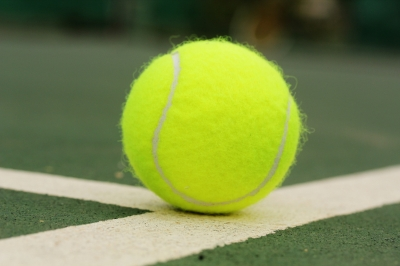
//> input picture object_detection/single_tennis_ball/tennis-ball.jpg, 400 x 266 px
$ ./findObject tennis-ball.jpg   (built with g++ and OpenCV 4)
//> lines starting //> are read from the running program, lines starting //| are printed output that depends on the picture; after the words box and inside, x2 and y2 are one past the last pixel; in counts of white or black regions, pixels touching at a corner belong together
#include <opencv2/core/core.hpp>
#include <opencv2/imgproc/imgproc.hpp>
#include <opencv2/highgui/highgui.hpp>
#include <math.h>
#include <stdio.h>

using namespace std;
using namespace cv;

double magnitude(vector<double> v) {
  double sum = 0.0;
  for (int i = 0; i < v.size(); i++)
    sum += v[i] * v[i];
  return sqrt(sum);
}

bool within(Vec3b color1, Vec3b color2, int tolerance) {
  vector<double> difference(3, 0);
  difference[0] = (double)color1[0] - (double)color2[0];
  difference[1] = (double)color1[1] - (double)color2[1];
  difference[2] = (double)color1[2] - (double)color2[2];
  return magnitude(difference) < tolerance;
}

int main(int argc, char *argv[]) {
  /* open an image */
  string name = argv[1];
  Mat old_image = imread(name);
//> old_image is the input picture: 266 rows x 400 cols, CV_8UC3; mean B, G, R 74.5, 137.1, 122.5
  Mat image = old_image.clone();
  Mat ximage = image.clone(), yimage = image.clone();
  for (int y = 0; y < image.rows; y++) {
    for (int x = 0; x < image.cols; x++) {
      ximage.at<Vec3b>(y, x) = Vec3b(255, 255, 255);
      yimage.at<Vec3b>(y, x) = Vec3b(255, 255, 255);
    }
  }
//> ximage: 266 rows x 400 cols, CV_8UC3; every value is 255

  /* mask the image for the object */
  Vec3b target(29, 228, 200);
  int tolerance = 80;
  for (int y = 0; y < image.rows; y++) {
    for (int x = 0; x < image.cols; x++) {
      Vec3b pixel = old_image.at<Vec3b>(y, x);
      Vec3b white(255, 255, 255);
      if (!within(pixel, target, tolerance))
        image.at<Vec3b>(y, x) = white;
    }
  }
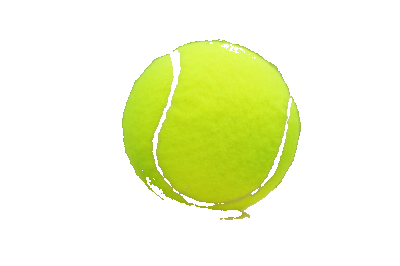
//> image: 266 rows x 400 cols, CV_8UC3; mean B, G, R 209, 247.1, 241

  /* locate the center of the ball */
  /* create a histogram for both axes */
  vector<int> histogram_x(image.cols, 0);
  vector<int> histogram_y(image.rows, 0);
  for (int y = 0; y < image.rows; y++) {
    for (int x = 0; x < image.cols; x++) {
      Vec3b pixel = image.at<Vec3b>(y, x);
      if (!(pixel[2] == 255 && pixel[1] == 255 && pixel[0] == 255)) {
        histogram_x[x] += 1;
        histogram_y[y] += 1;
      }
    }
  }
//> after the loop, histogram_x = 400 values, max 171 at index 220, min 0 at index 0, mean 56.56; histogram_y = 266 values, max 175 at index 123, min 0 at index 0, mean 85.06

  /* find the midpoint by doing
   * sum(f(x) * x) / sum(f(x))  for each axis
   */
  unsigned long midx = 0, midy = 0;
  unsigned long countx = 0, county = 0;
  for (int i = 0; i < image.cols; i++) {
    midx += histogram_x[i] * i;
    countx += histogram_x[i];
    for (int n = 0; n < histogram_x[i]; n++)
      ximage.at<Vec3b>(image.rows - n - 1, i) = Vec3b(0, 0, 255);
  }
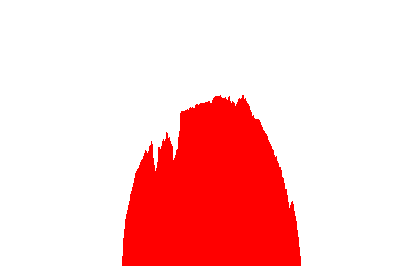
//> ximage: 266 rows x 400 cols, CV_8UC3; mean B, G, R 200.8, 200.8, 255
//> after the loop, midx = 4788502; countx = 22625
  for (int i = 0; i < image.rows; i++) {
    midy += histogram_y[i] * i;
    county += histogram_y[i];
    for (int n = 0; n < histogram_y[i]; n++)
      yimage.at<Vec3b>(i, n) = Vec3b(255, 0, 0);
  }
//> this loop made 266 passes
//> (midy, county) on passes 1 to 3: (0, 0), (0, 0), (0, 0)
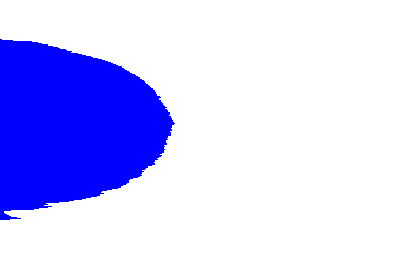
//> yimage: 266 rows x 400 cols, CV_8UC3; mean B, G, R 255, 200.8, 200.8
//> after the loop, midy = 2848457; county = 22625
  midx /= countx;
//> midx = 211
  midy /= county;
//> midy = 125

  /* output results */
  printf("midx: %d, midy: %d\n", (int)midx, (int)midy);
//| midx: 211, midy: 125
  image.at<Vec3b>((int)midy-1, (int)midx-1) = Vec3b(0, 0, 255);
//> image: 266 rows x 400 cols, CV_8UC3; 1 pixels changed, all inside (x1, y1, x2, y2) = (210, 124, 211, 125)
  image.at<Vec3b>((int)midy-1, (int)midx+0) = Vec3b(0, 0, 255);
//> image: 266 rows x 400 cols, CV_8UC3; mean B, G, R 209, 247.1, 241
  image.at<Vec3b>((int)midy-1, (int)midx+1) = Vec3b(0, 0, 255);
//> image: 266 rows x 400 cols, CV_8UC3; mean B, G, R 209, 247.1, 241
  image.at<Vec3b>((int)midy+0, (int)midx-1) = Vec3b(0, 0, 255);
//> image: 266 rows x 400 cols, CV_8UC3; mean B, G, R 209, 247.1, 241
  image.at<Vec3b>((int)midy+0, (int)midx+0) = Vec3b(0, 0, 255);
//> image: 266 rows x 400 cols, CV_8UC3; mean B, G, R 209, 247.1, 241
  image.at<Vec3b>((int)midy+0, (int)midx+1) = Vec3b(0, 0, 255);
//> image: 266 rows x 400 cols, CV_8UC3; mean B, G, R 209, 247.1, 241
  image.at<Vec3b>((int)midy+1, (int)midx-1) = Vec3b(0, 0, 255);
//> image: 266 rows x 400 cols, CV_8UC3; mean B, G, R 209, 247.1, 241
  image.at<Vec3b>((int)midy+1, (int)midx+0) = Vec3b(0, 0, 255);
//> image: 266 rows x 400 cols, CV_8UC3; mean B, G, R 209, 247.1, 241
  image.at<Vec3b>((int)midy+1, (int)midx+1) = Vec3b(0, 0, 255);
//> image: 266 rows x 400 cols, CV_8UC3; mean B, G, R 209, 247.1, 241

  /* open a window, display it */
  namedWindow("picture", CV_WINDOW_AUTOSIZE);
  imshow("picture", old_image);
  namedWindow("xhist", CV_WINDOW_AUTOSIZE);
  imshow("xhist", ximage);
  namedWindow("yhist", CV_WINDOW_AUTOSIZE);
  imshow("yhist", yimage);
  namedWindow("new picture", CV_WINDOW_AUTOSIZE);
  imshow("new picture", image);
  waitKey(0);
  destroyAllWindows();

  return 0;
}
